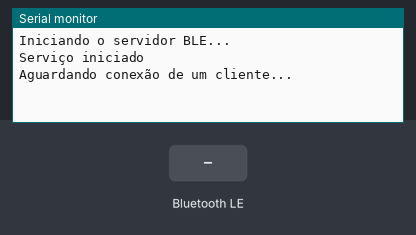
This sketch was run on a simulated ESP32. Shown: the last lines printed to the serial monitor. The inputs (shaded band) are chosen by the test bench. Nothing arrives over Bluetooth unless stated; a phone connects over Bluetooth LE 3 s after start.

Above: at 1.2 s.
1.3 s: Bluetooth LE write "1" received
At 2.2 s:
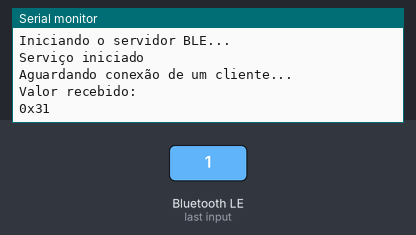
2.8 s: Bluetooth LE write "0" received
At 2.96 s:
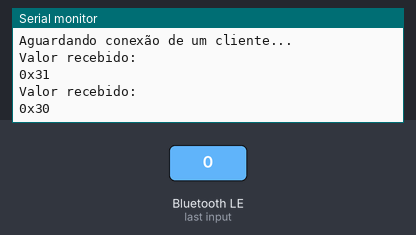
4.5 s: Bluetooth LE write "2" received
At 5.9 s:
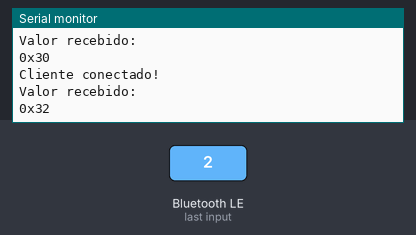

Measured:
- after the input at 1.3 s, the serial monitor: prints a new line at once (image 1)
- after the input at 2.8 s, the serial monitor: prints a new line at once (image 2)
- after the input at 4.5 s, the serial monitor: prints a new line at once (image 3)

The sketch:

ESP32-Server-BLE-Communication.ino
```cpp
#include <BLEDevice.h>
#include <BLEServer.h>
#include <BLEUtils.h>
#include <BLE2902.h>

// Definindo o UUID do Serviço e da Característica
#define SERVICE_UUID        "12345678-1234-5678-1234-56789abcdef0"  // UUID para o serviço
#define CHARACTERISTIC_UUID "abcdef01-1234-5678-1234-56789abcdef0"  // UUID para a característica

BLECharacteristic *pCharacteristic;

// Classe de callback do servidor BLE
class MyServerCallbacks : public BLEServerCallbacks {
  void onConnect(BLEServer* pServer) {
    Serial.println("Cliente conectado!");
  }

  void onDisconnect(BLEServer* pServer) {
    Serial.println("Cliente desconectado!");
  }
};

// Classe de callback para a característica
class MyCharacteristicCallbacks : public BLECharacteristicCallbacks {
  void onWrite(BLECharacteristic *pCharacteristic) {
    // Lendo os dados enviados pelo cliente como String do Arduino
    String value = pCharacteristic->getValue().c_str();  // Converte para String

    // Mostrando os dados recebidos no monitor serial
    if (value.length() > 0) {
      Serial.println("Valor recebido:");
      for (int i = 0; i < value.length(); i++) {
        Serial.print("0x");
        Serial.print((uint8_t)value[i], HEX);
        Serial.print(" ");
      }
      Serial.println();
    }
  }
};

void setup() {
  // Inicializando a comunicação serial
  Serial.begin(115200);
  Serial.println("Iniciando o servidor BLE...");

  // Inicializando o dispositivo BLE
  BLEDevice::init("ESP32-Server");

  // Criando o servidor BLE
  BLEServer *pServer = BLEDevice::createServer();
  pServer->setCallbacks(new MyServerCallbacks());

  // Criando o serviço BLE
  BLEService *pService = pServer->createService(SERVICE_UUID);

  // Criando a característica com propriedade de escrita
  pCharacteristic = pService->createCharacteristic(
                        CHARACTERISTIC_UUID,
                        BLECharacteristic::PROPERTY_READ |
                        BLECharacteristic::PROPERTY_WRITE
                      );

  // Adicionando callbacks à característica
  pCharacteristic->setCallbacks(new MyCharacteristicCallbacks());

  // Configurando um valor inicial (opcional)
  uint8_t hexData[] = {0x48, 0x65, 0x6C, 0x6C, 0x6F};  // "Hello"
  pCharacteristic->setValue(hexData, sizeof(hexData));

  // Adicionando descritores (opcional)
  pCharacteristic->addDescriptor(new BLE2902());

  // Iniciando o serviço
  pService->start();
  Serial.println("Serviço iniciado");

  // Começando a publicidade do dispositivo BLE
  BLEAdvertising *pAdvertising = pServer->getAdvertising();
  pAdvertising->start();
  Serial.println("Aguardando conexão de um cliente...");
}

void loop() {
  // O servidor BLE aguarda conexões e processa interações
  delay(1000);
}
```
